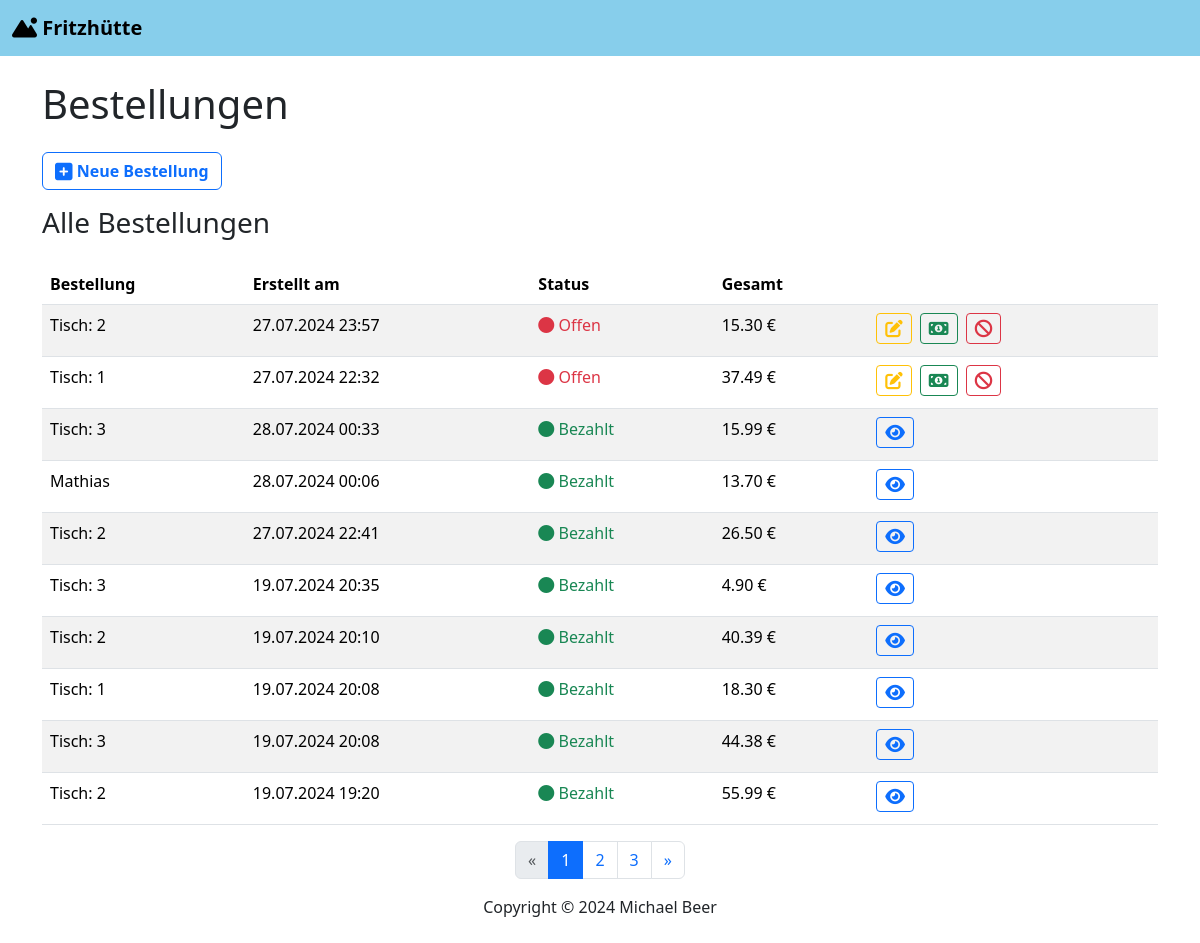
/orders/, run on an earlier commit of the app's database.
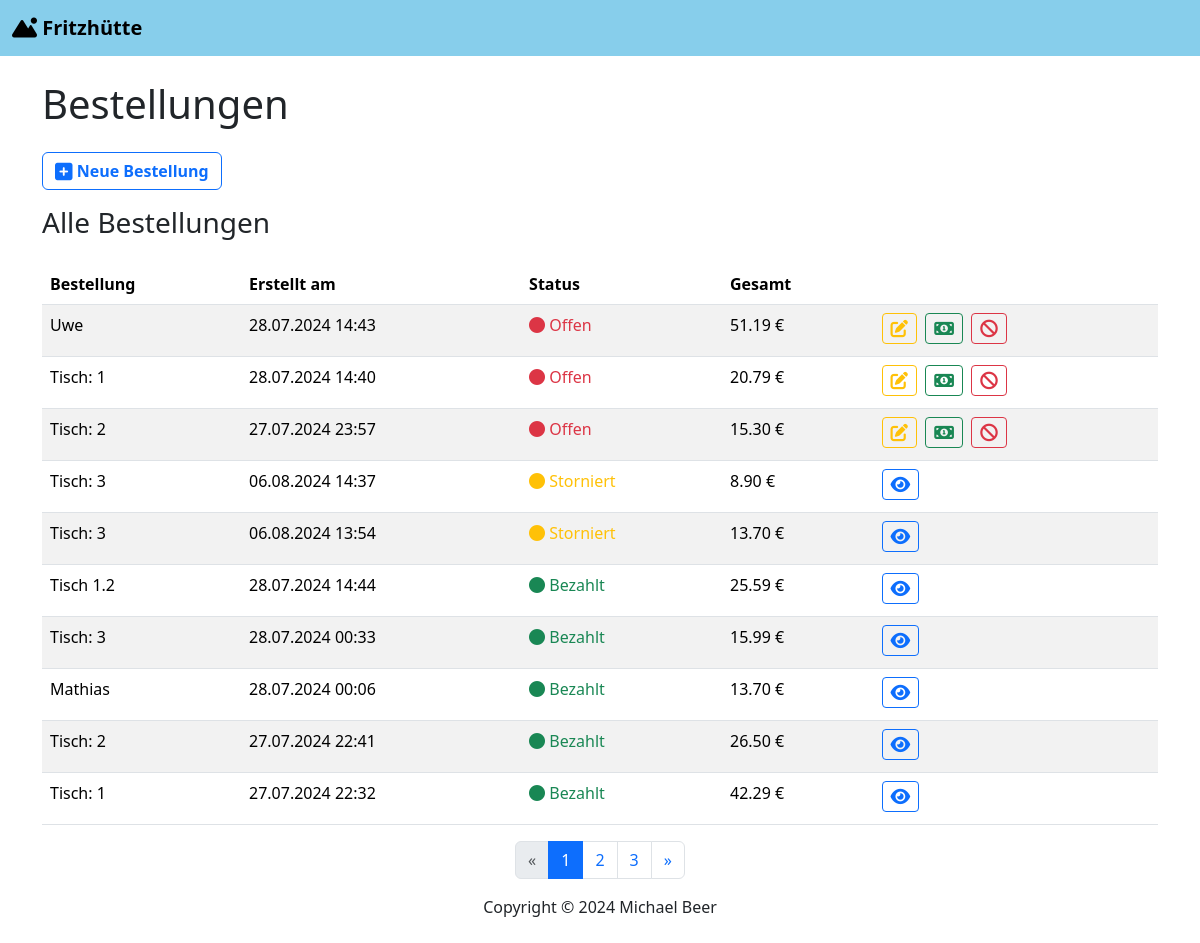
And on a later commit of the database.
### orders/models.py (models this page shows, shortened)
class Order(models.Model):
    table = models.ForeignKey(OrderTable, on_delete=models.CASCADE, null=True, blank=True)
    customer = models.ForeignKey(Customer, on_delete=models.CASCADE, null=True, blank=True)
    items = models.ManyToManyField('OrderItem')
    total_price = models.DecimalField(max_digits=10, decimal_places=2, default=0)
    tip = models.DecimalField(max_digits=10, decimal_places=2, default=0)
    created_at = models.DateTimeField(auto_now_add=True)
    paid = models.BooleanField(default=False)
    canceled = models.BooleanField(default=False)
    class Meta:
        permissions = [
            ("can_cancel_order", "Can cancel order"),
        ]

class OrderTable(models.Model):
    number_of_table = models.IntegerField(unique=True)

class Customer(models.Model):
    name = models.CharField(max_length=255)

### orders/views.py (the view)
# urls.py: path('', views.order_index, name='order_index'),
def order_index(request):
    order_list = Order.objects.annotate(
        status_order=Case(
            When(paid=False, canceled=False, then=Value(1)),
            When(canceled=True, then=Value(2)),
            When(paid=True, then=Value(3)),
            default=Value(4),
            output_field=IntegerField(),
        )
    ).order_by('status_order', '-created_at')
    paginator = Paginator(order_list, 10)  # 10 Bestellungen pro Seite
    page_number = request.GET.get('page')
    page_obj = paginator.get_page(page_number)
    return render(request, 'orders/index.html', {'page_obj': page_obj})

### orders/templates/orders/index.html (shortened to what the changed rows need)
{% extends "base.html" %}
{% block body %}
<div class="container mt-4">
  <div class="row">
    <div class="col-12">
      <h1>Bestellungen</h1>
    </div>
    {% if page_obj %}
        <div class="table-responsive">
            <table class="table table-striped table-hover">
                <thead>
                    <tr>
                        <th scope="col">Bestellung</th>
                        <th scope="col">Erstellt am</th>
                        <th scope="col">Status</th>
                        <th scope="col">Gesamt</th>
                        <th scope="col"></th>
                    </tr>
                </thead>
                <tbody>
                    {% for order in page_obj %}
                        <tr>
                            <td>
                                {% if order.table %}
                                    Tisch: {{ order.table.number_of_table }}
                                {% elif order.customer %}
                                    {{ order.customer.name }}
                                {% endif %}
                            </td>
                            <td>{{ order.created_at|date:"d.m.Y H:i" }}</td>
                            <td>
                                {% if order.canceled %}
                                    <span class="text-warning">
                                        <i class="fa-solid fa-circle"></i> Storniert
                                    </span>
                                {% elif order.paid %}
                                    <span class="text-success">
                                        <i class="fa-solid fa-circle"></i> Bezahlt
                                    </span>
                                {% else %}
                                    <span class="text-danger">
                                        <i class="fa-solid fa-circle"></i> Offen
                                    </span>
                                {% endif %}
                            </td>
                            <td>{{ order.total_price|floatformat:2 }} €</td>
                            <td>
                                {% if order.paid or order.canceled %}
                                    <a class="btn btn-outline-primary btn-sm me-1 mb-1" href="{% url 'view_order' order.id %}">
                                    </a>
                                {% else %}
                                    <a class="btn btn-outline-warning btn-sm me-1 mb-1" href="{% url 'edit_order' order.id %}">
                                    </a>
                                {% endif %}
                                {% if not order.paid and not order.canceled %}
                                    <a class="btn btn-outline-success btn-sm me-1 mb-1" href="{% url 'order_summary' order.id %}">
                                    </a>
                                    <button type="button" class="btn btn-outline-danger btn-sm me-1 mb-1" data-bs-toggle="modal" data-bs-target="#cancelOrderModal{{ order.id }}">
                                    </button>
                                {% endif %}
                            </td>
                        </tr>
                    {% endfor %}
                </tbody>
            </table>
        </div>
        <div class="d-flex justify-content-center">
            <nav aria-label="Page navigation">
                <ul class="pagination">
                    {% for num in page_obj.paginator.page_range %}
                        {% if page_obj.number == num %}
                            <li class="page-item active"><a class="page-link" href="#">{{ num }}</a></li>
                        {% elif num > page_obj.number|add:'-3' and num < page_obj.number|add:'3' %}
                            <li class="page-item"><a class="page-link" href="?page={{ num }}">{{ num }}</a></li>
                        {% endif %}
                    {% endfor %}
                </ul>
            </nav>
        </div>
    {% else %}
        <div class="alert alert-primary">Keine Bestellungen gefunden.</div>
    {% endif %}
</div>
{% endblock body %}

What changed in the data, as far as the page shows it:
no longer on this page (row unchanged): Order: table.number_of_table "3", created_at "19.07.2024 20:35", canceled False (drawn), total_price "4.90"
no longer on this page (row unchanged): Order: table.number_of_table "2", created_at "19.07.2024 20:10", canceled False (drawn), total_price "40.39"
no longer on this page (row unchanged): Order: table.number_of_table "1", created_at "19.07.2024 20:08", canceled False (drawn), total_price "18.30"
no longer on this page (row unchanged): Order: table.number_of_table "3", created_at "19.07.2024 20:08", canceled False (drawn), total_price "44.38"
no longer on this page (row unchanged): Order: table.number_of_table "2", created_at "19.07.2024 19:20", canceled False (drawn), total_price "55.99"
added Order: customer.name "Uwe", created_at "28.07.2024 14:43", canceled False (drawn), total_price "51.19"
added Order: table.number_of_table "1", created_at "28.07.2024 14:40", canceled False (drawn), total_price "20.79"
added Order: table.number_of_table "3", created_at "06.08.2024 14:37", canceled True (drawn), total_price "8.90"
added Order: table.number_of_table "3", created_at "06.08.2024 13:54", canceled True (drawn), total_price "13.70"
added Order: customer.name "Tisch 1.2", created_at "28.07.2024 14:44", canceled False (drawn), total_price "25.59"
changed Order (number 10 of 10 on the later page): total_price "37.49" → "42.29"; paid "Offen" → "Bezahlt"; moves down the list
